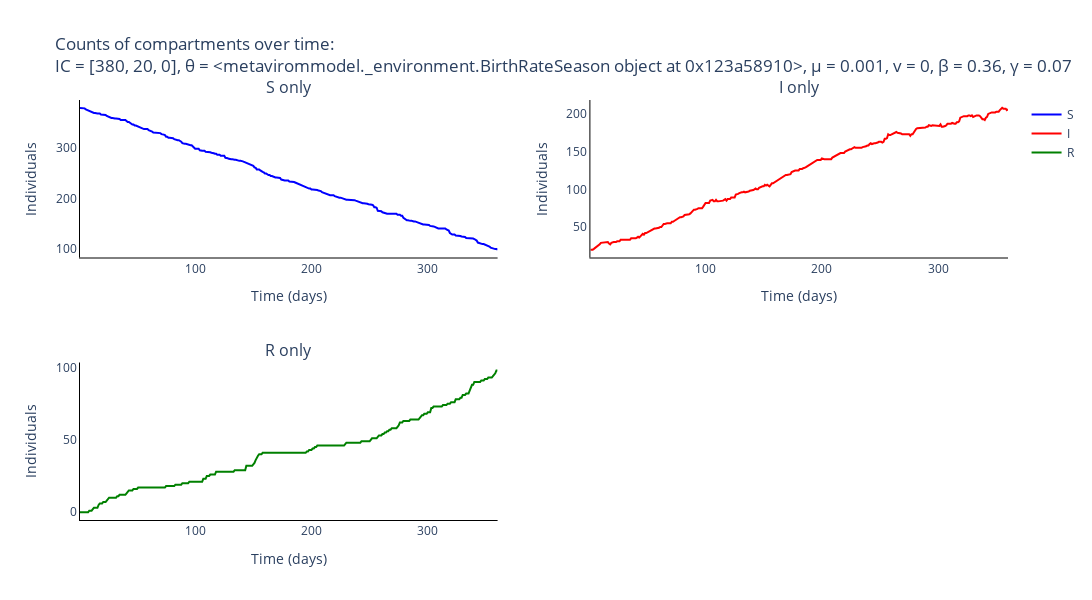

The notebook cell this image was saved under:
### Markdown cell above
### Plot output of Gillespie for the different compartments

### Code cell
# Trace names - represent the type of individuals for the simulation
trace_name = ['{}'.format(s) for s in compartments]

# Names of panels
panels = ['{} only'.format(s) for s in compartments]

fig = go.Figure()
fig = make_subplots(rows=int(np.ceil(len(panels)/2)), cols=2, subplot_titles=tuple('{}'.format(p) for p in panels))

# Add traces to the separate counts panels
for s, spec in enumerate(compartments):
    fig.add_trace(
        go.Scatter(
            y=np.mean(output_algorithm[:, :, s], axis=0).tolist(),
            x=times,
            mode='lines',
            name=trace_name[s],
            line_color=colours[s]
        ),
        row= int(np.floor(s / 2)) + 1,
        col= s % 2 + 1
    )

# Add axis labels
fig.update_layout(
    title='Counts of compartments over time:<br>IC = {}, θ = {}, μ = {}, v = {}, β = {:.2f}, γ = {:.2f}'.format(parameters[0:3], parameters[3], parameters[4], parameters[5], parameters[6], parameters[7]),
    width=1100, 
    height=600,
    plot_bgcolor='white',
    xaxis=dict(
        linecolor='black',
        title = 'Time (days)'
        ),
    yaxis=dict(
        linecolor='black',
        title = 'Individuals'),
    xaxis2=dict(
        linecolor='black',
        title = 'Time (days)'
        ),
    yaxis2=dict(
        linecolor='black',
        title = 'Individuals'),
    xaxis3=dict(
        linecolor='black',
        title = 'Time (days)'
        ),
    yaxis3=dict(
        linecolor='black',
        title = 'Individuals')
    #legend=dict(
    #    orientation="h",
    #    yanchor="bottom",
    #    y=1.02,
    #    xanchor="right",
    #    x=1
    #)
    )

fig.write_image('images/SIR-gillespie.pdf')
fig.show()

### Figure 1 — Plotly figure (JSON) as saved in the notebook; plotly's stock layout.template omitted (floating-point values rounded to 4 significant figures; data arrays with more than 128 entries replaced by an {"elided": "..."} marker saying what was removed)
{"data": [{"line": {"color": "blue"}, "mode": "lines", "name": "S", "type": "scatter", "x": {"elided": "360 int values"}, "xaxis": "x", "y": {"elided": "360 int values"}, "yaxis": "y"}, {"line": {"color": "red"}, "mode": "lines", "name": "I", "type": "scatter", "x": {"elided": "360 int values"}, "xaxis": "x2", "y": {"elided": "360 int values"}, "yaxis": "y2"}, {"line": {"color": "green"}, "mode": "lines", "name": "R", "type": "scatter", "x": {"elided": "360 int values"}, "xaxis": "x3", "y": {"elided": "360 int values"}, "yaxis": "y3"}], "layout": {"annotations": [{"font": {"size": 16}, "showarrow": false, "text": "S only", "x": 0.225, "xanchor": "center", "xref": "paper", "y": 1, "yanchor": "bottom", "yref": "paper"}, {"font": {"size": 16}, "showarrow": false, "text": "I only", "x": 0.775, "xanchor": "center", "xref": "paper", "y": 1, "yanchor": "bottom", "yref": "paper"}, {"font": {"size": 16}, "showarrow": false, "text": "R only", "x": 0.225, "xanchor": "center", "xref": "paper", "y": 0.375, "yanchor": "bottom", "yref": "paper"}], "height": 600, "plot_bgcolor": "white", "title": {"text": "Counts of compartments over time:<br>IC = [380, 20, 0], θ = <metavirommodel._environment.BirthRateSeason object at 0x123a58910>, μ = 0.001, v = 0, β = 0.36, γ = 0.07"}, "width": 1100, "xaxis": {"anchor": "y", "domain": [0, 0.45], "linecolor": "black", "title": {"text": "Time (days)"}}, "xaxis2": {"anchor": "y2", "domain": [0.55, 1], "linecolor": "black", "title": {"text": "Time (days)"}}, "xaxis3": {"anchor": "y3", "domain": [0, 0.45], "linecolor": "black", "title": {"text": "Time (days)"}}, "xaxis4": {"anchor": "y4", "domain": [0.55, 1]}, "yaxis": {"anchor": "x", "domain": [0.625, 1], "linecolor": "black", "title": {"text": "Individuals"}}, "yaxis2": {"anchor": "x2", "domain": [0.625, 1], "linecolor": "black", "title": {"text": "Individuals"}}, "yaxis3": {"anchor": "x3", "domain": [0, 0.375], "linecolor": "black", "title": {"text": "Individuals"}}, "yaxis4": {"anchor": "x4", "domain": [0, 0.375]}}}
